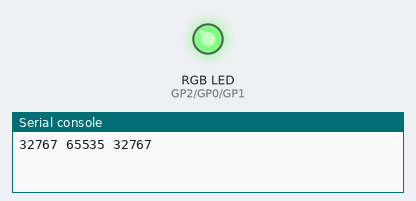
This program was run on a simulated Raspberry Pi Pico running MicroPython. On the bench: an RGB LED mixed from three pins (HIGH = lit), the last lines printed to the serial console. Dim RGB values are drawn brighter than linear.

Above: at 0.05 s.
At 0.4 s:
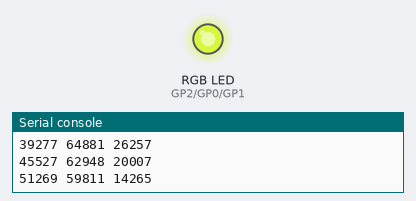
At 0.75 s:
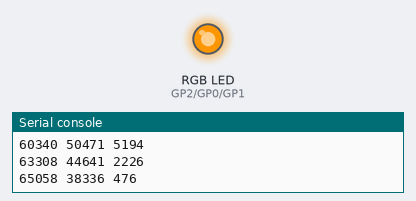
At 1.5 s:
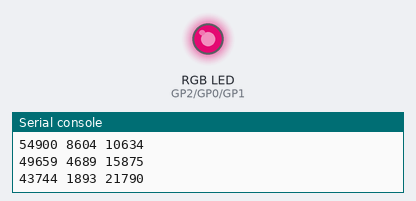
At 2.25 s:
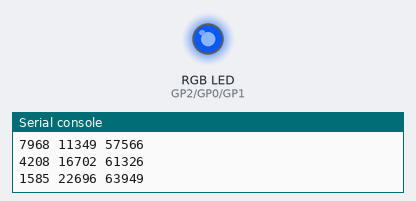
At 3.0 s:
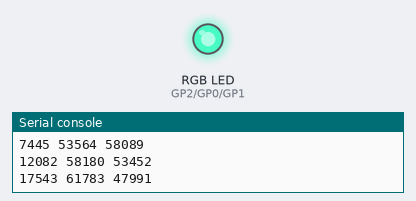
Timing chart, 0 to 7.2 s (numbered marks = the images above):
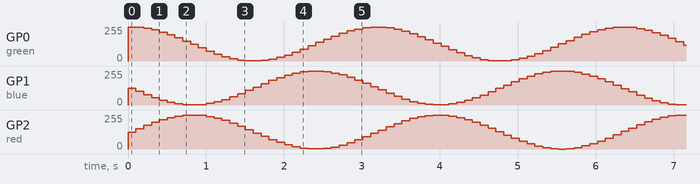

The program:

12-LibreriaMath.py
```python
# Importa las bibliotecas necesarias para controlar temporizadores, pines y PWM
from machine import Pin, PWM
from math import sin, cos, pi
import time


# Configura los pines 0, 1 y 2 como salidas PWM para controlar los LEDs RGB
green = PWM(Pin(0))
blue = PWM(Pin(1))
red = PWM(Pin(2))

rad = 0  #variable para radianes

# Bucle principal que se ejecuta indefinidamente
while True:

    seno = int((((sin(rad))/2)+0.5)*65535)        #función seno escalada
    seno2 = int((((sin(rad+ pi))/2)+0.5)*65535)   #función seno desplazada 180 grados
    coseno = int((((cos(rad))/2)+0.5)*65535)     #funcion coseno escalada o funcion seno desplazada 90 grados

    red.duty_u16(seno)                 # Establece el ciclo de trabajo del PWM del LED rojo
    green.duty_u16(coseno)               # Establece el ciclo de trabajo del PWM del LED verde
    blue.duty_u16(seno2)               # Establece el ciclo de trabajo del PWM del LED verde

    print(seno,coseno,seno2)      # se imprimen las variables

    rad = rad + 0.2     #pasos de la variable rad
    time.sleep(0.1)
```
